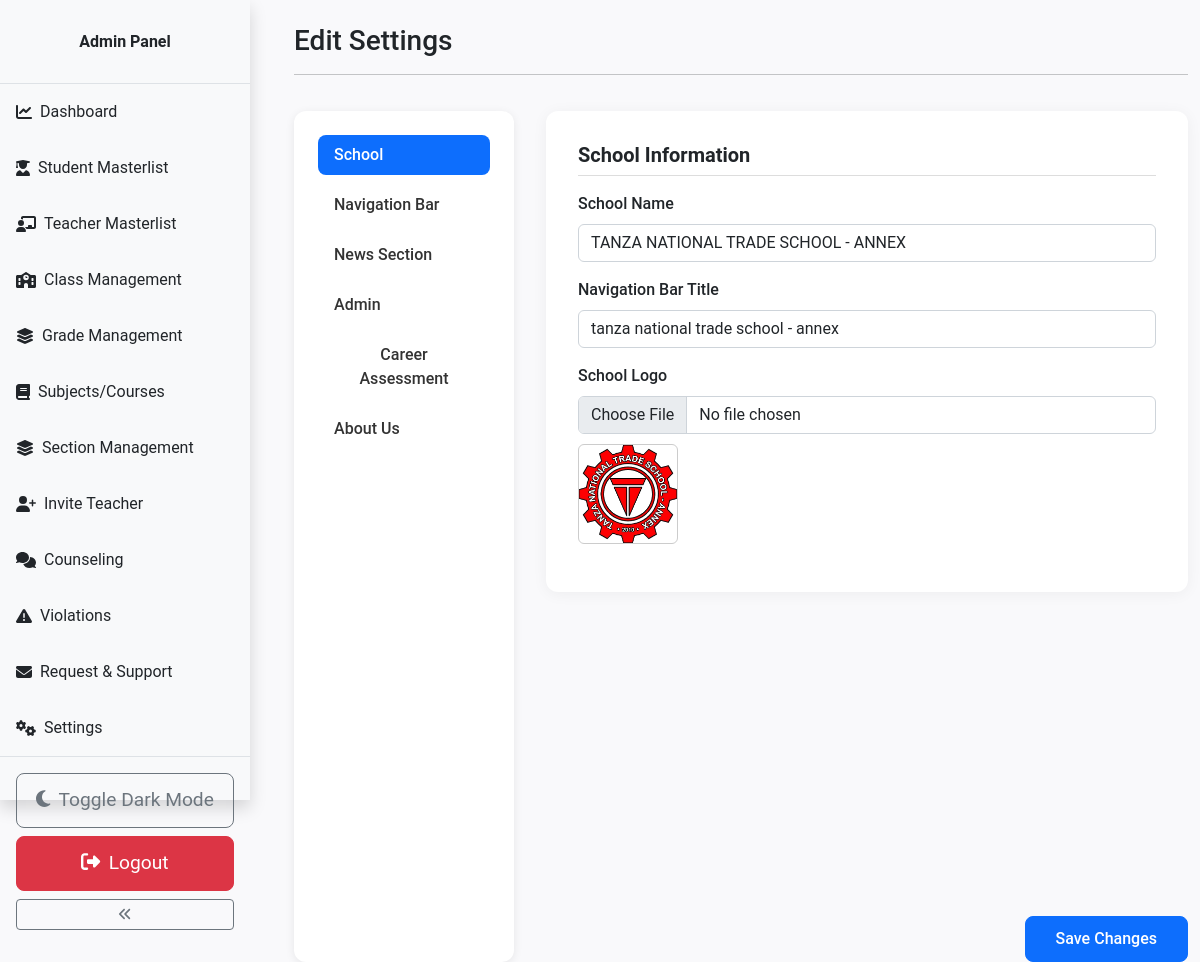
The page /capstone/admin/settings.php (signed in) on the database its author committed.
### tables this page shows
CREATE TABLE `setting` (
  `id` int(11) NOT NULL,
  `current_year` int(11) NOT NULL,
  `current_semester` varchar(11) NOT NULL,
  `school_name` varchar(100) NOT NULL,
  `slogan` varchar(300) NOT NULL,
  `about` text NOT NULL,
  `primary_color` varchar(7) DEFAULT NULL,
  `secondary_color` varchar(7) DEFAULT NULL,
  `font_style` varchar(50) DEFAULT NULL,
  `logo` varchar(255) DEFAULT NULL,
  `background_image` varchar(255) DEFAULT NULL,
  `background_color` varchar(7) DEFAULT NULL,
  `school_address` varchar(255) DEFAULT NULL,
  `contact_details` varchar(255) DEFAULT NULL,
  `welcome_message` text DEFAULT NULL,
  `school_logo` varchar(255) DEFAULT NULL,
  `services_description` text DEFAULT NULL,
  `about_background_image` varchar(255) DEFAULT NULL,
  `services_background_image` varchar(255) DEFAULT NULL,
  `news_section_color` varchar(7) DEFAULT '#ffffff',
  `news_section_font_color` varchar(7) DEFAULT '#000000'
);

### capstone/admin/data/setting.php (called while the page is built)
<?php
function getSetting($conn){
   $sql = "SELECT * FROM setting";
   $stmt = $conn->prepare($sql);
   $stmt->execute();
   if ($stmt->rowCount() == 1) {
     $settings = $stmt->fetch();
     return $settings;
   }else {
    return 0;
   }
}

### capstone/admin/settings.php (the view, shortened to what this page needs)
<?php
if (isset($_SESSION['admin_id']) && isset($_SESSION['role'])) {
    if ($_SESSION['role'] == 'Admin') {
        include "../DB_connection.php";
        include "data/setting.php";
        $setting = getSetting($conn);
?>
<!DOCTYPE html>
<html lang="en">
<head>
    <link rel="stylesheet" href="https://cdn.jsdelivr.net/npm/bootstrap@5.2.0/dist/css/bootstrap.min.css">
    <link rel="stylesheet" href="../css/style.css">
    <link rel="stylesheet" href="css/admin.css">
</head>
<body>
<?php include "inc/navbar.php"; ?>
<div class="container mt-4">
  <form method="post" class="form-w scrollable-form" action="req/setting-edit.php" enctype="multipart/form-data">
    <h3 class="mb-3">Edit Settings</h3>
    <hr>
    <div class="settings-container">
      <div class="nav flex-column nav-pills" id="v-pills-tab" role="tablist" aria-orientation="vertical">
        <button class="nav-link active" id="school-tab" data-bs-toggle="pill" data-bs-target="#school" type="button" role="tab">School</button>
        <button class="nav-link" id="navbar-tab" data-bs-toggle="pill" data-bs-target="#navbar" type="button" role="tab">Navigation Bar</button>
        <button class="nav-link" id="news-tab" data-bs-toggle="pill" data-bs-target="#news" type="button" role="tab">News Section</button>
        <button class="nav-link" id="admin-tab" data-bs-toggle="pill" data-bs-target="#admin" type="button" role="tab">Admin</button>
        <button class="nav-link" id="career-tab" data-bs-toggle="pill" data-bs-target="#career" type="button" role="tab">Career Assessment</button>
        <button class="nav-link" id="about-tab" data-bs-toggle="pill" data-bs-target="#about" type="button" role="tab">About Us</button>
      </div>
      <div class="tab-content form-section" id="v-pills-tabContent">
        <div class="tab-pane fade show active form-card" id="school" role="tabpanel">
          <h5>School Information</h5>
          <div class="mb-3">
            <label class="form-label">School Name</label>
            <input type="text" class="form-control" value="<?= $setting['school_name'] ?>" name="school_name">
          </div>
          <div class="mb-3">
            <label class="form-label">Navigation Bar Title</label>
            <input type="text" class="form-control" value="<?= $setting['slogan'] ?>" name="slogan">
          </div>
          <div class="mb-3">
            <label class="form-label">School Logo</label>
            <input type="file" class="form-control" name="school_logo">
            <?php if ($setting['school_logo']) { ?>
              <img src="../img/<?= $setting['school_logo'] ?>" alt="School Logo" width="100" class="img-preview">
            <?php } ?>
          </div>
        </div>
    <div class="text-end mt-4">
      <button type="submit" class="btn btn-primary">Save Changes</button>
    </div>
  </form>
</div>
</body>
</html>
<?php
  } else {
    header("Location: ../login.php");
    exit;
  }
} else {
  header("Location: ../login.php");
  exit;
}
?>

### capstone/css/style.css (style rules this page uses)
body, html { height: 100%; margin: 0; overflow: hidden; }

### capstone/admin/css/admin.css (style rules this page uses)
body { margin: 0; padding: 0; display: flex; }

### capstone/admin/settings.php (style rules this page uses)
body { font-family: 'Roboto', sans-serif; background-color: #f9f9fb; }
.settings-container { display: flex; gap: 2rem; padding-top: 20px; }
.nav-pills { background-color: #fff; padding: 1.5rem; border-radius: 12px; box-shadow: 0 2px 10px rgba(0, 0, 0, 0.08); width: 220px; }
.nav-pills .nav-link { color: #333; font-weight: 500; border-radius: 8px; margin-bottom: 10px; transition: background 0.2s ease-in-out; }
.nav-pills .nav-link.active, .nav-pills .nav-link:hover { background-color: #0d6efd; color: #fff; }
.form-section { flex-grow: 1; }
.form-card { background: #fff; border-radius: 12px; padding: 2rem; box-shadow: 0 2px 15px rgba(0, 0, 0, 0.05); transition: all 0.3s ease; }
.form-card h5 { font-weight: bold; margin-bottom: 1rem; border-bottom: 1px solid #ddd; padding-bottom: 0.5rem; }
.form-label { font-weight: 500; }
.btn-primary { padding: 10px 30px; font-weight: 500; border-radius: 8px; }
.img-preview { margin-top: 10px; border-radius: 6px; border: 1px solid #ccc; }

### capstone/admin/inc/navbar.php (style rules this page uses)
.nav-link { display: flex; align-items: center; justify-content: flex-start; border-radius: 8px; transition: background-color 0.3s, transform 0.2s; }

### rows shown on the page
setting: school_name "TANZA NATIONAL TRADE SCHOOL - ANNEX", slogan "tanza national trade school - annex", school_logo (picture)
